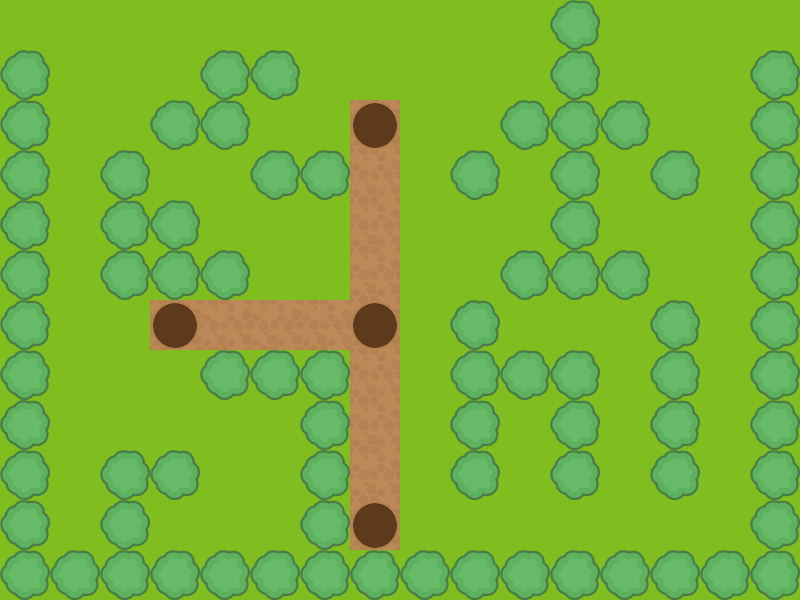

A 2D game scene composited from a Tiled map and its tileset images. What follows is a short description and the map's XML, with every tile layer's data as written:
An orthogonal 16x12 tile map with 50x50 px tiles, 2 tile layers (gramaCaminhoFormigueiro, arvores).

<map version="1.0" tiledversion="1.0.3" orientation="orthogonal" renderorder="right-down" width="16" height="12" tilewidth="50" tileheight="50" nextobjectid="1">
 <tileset firstgid="1" source="recursos.tsx" />
 <layer name="gramaCaminhoFormigueiro" width="16" height="12">
  <data encoding="csv">
2,2,2,2,2,2,2,2,2,2,2,2,2,2,2,2,
2,2,2,2,2,2,2,2,2,2,2,2,2,2,2,2,
2,2,2,2,2,2,2,5,2,2,2,2,2,2,2,2,
2,2,2,2,2,2,2,1,2,2,2,2,2,2,2,2,
2,2,2,2,2,2,2,1,2,2,2,2,2,2,2,2,
2,2,2,2,2,2,2,1,2,2,2,2,2,2,2,2,
2,2,2,5,1,1,1,5,2,2,2,2,2,2,2,2,
2,2,2,2,2,2,2,1,2,2,2,2,2,2,2,2,
2,2,2,2,2,2,2,1,2,2,2,2,2,2,2,2,
2,2,2,2,2,2,2,1,2,2,2,2,2,2,2,2,
2,2,2,2,2,2,2,5,2,2,2,2,2,2,2,2,
2,2,2,2,2,2,2,2,2,2,2,2,2,2,2,2
</data>
 </layer>
 <layer name="arvores" width="16" height="12">
  <data encoding="csv">
0,0,0,0,0,0,0,0,0,0,0,4,0,0,0,0,
4,0,0,0,4,4,0,0,0,0,0,4,0,0,0,4,
4,0,0,4,4,0,0,0,0,0,4,4,4,0,0,4,
4,0,4,0,0,4,4,0,0,4,0,4,0,4,0,4,
4,0,4,4,0,0,0,0,0,0,0,4,0,0,0,4,
4,0,4,4,4,0,0,0,0,0,4,4,4,0,0,4,
4,0,0,0,0,0,0,0,0,4,0,0,0,4,0,4,
4,0,0,0,4,4,4,0,0,4,4,4,0,4,0,4,
4,0,0,0,0,0,4,0,0,4,0,4,0,4,0,4,
4,0,4,4,0,0,4,0,0,4,0,4,0,4,0,4,
4,0,4,0,0,0,4,0,0,0,0,0,0,0,0,4,
4,4,4,4,4,4,4,4,4,4,4,4,4,4,4,4
</data>
 </layer>
</map>
